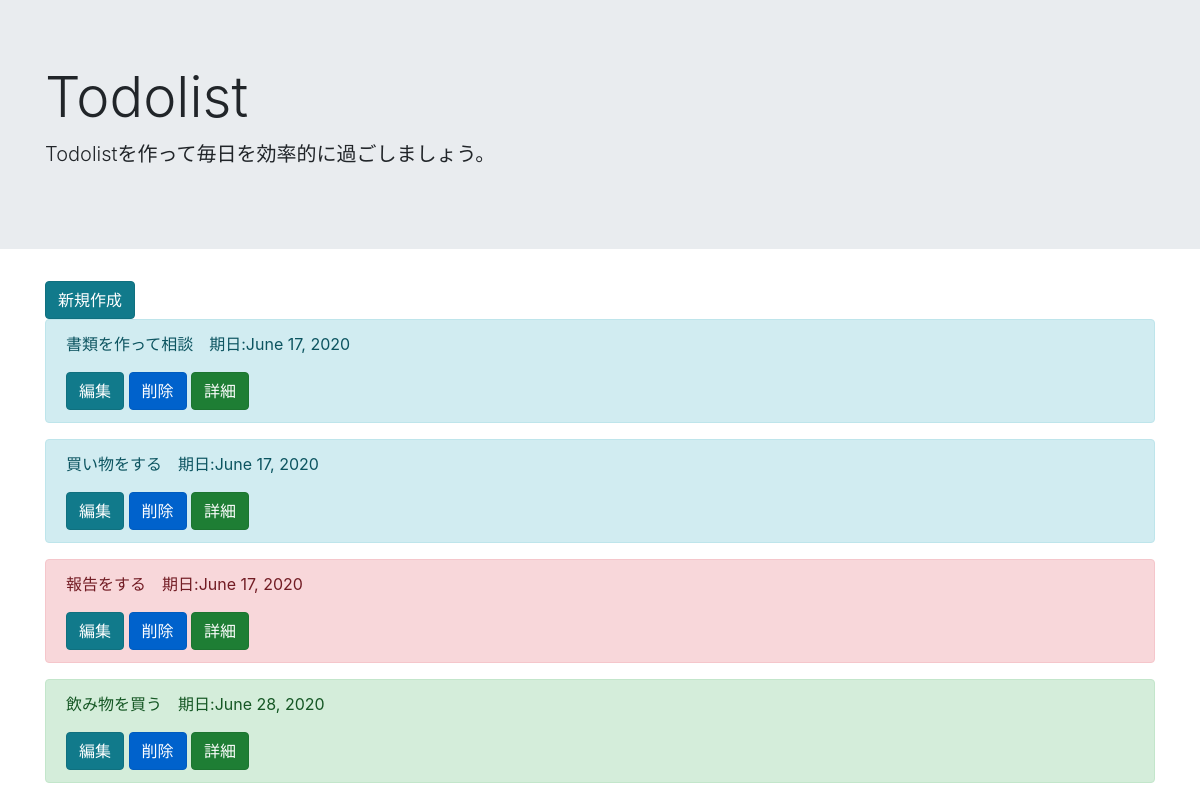
The page /list/ on the database as committed earlier.
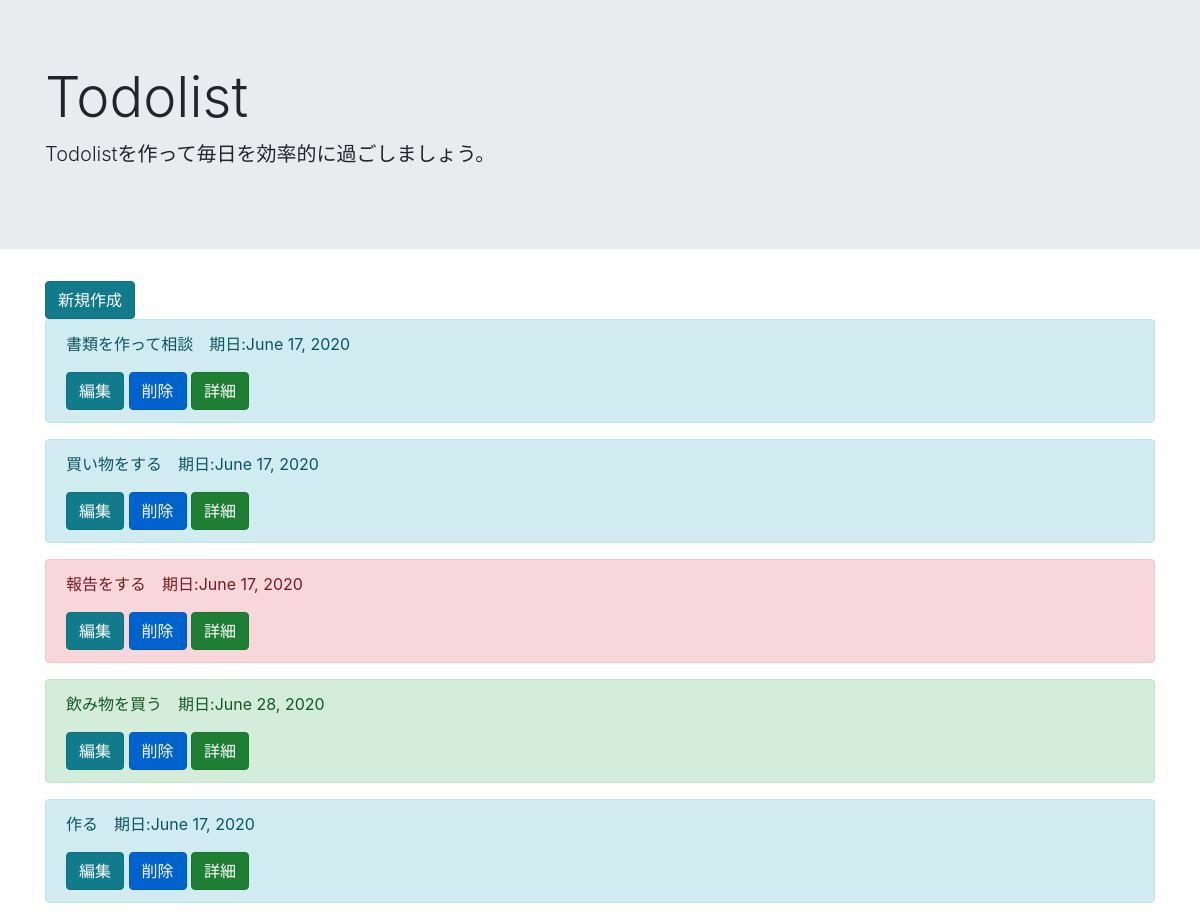
The same page on the database as committed later.
### todo/models.py (models this page shows, shortened)
class TodoModel(models.Model):
    title = models.CharField(max_length = 100)
    memo = models.TextField()
    priority = models.CharField(
        max_length = 50,
        choices = PRIORITY
    )
    duedate = models.DateField()

### todo/views.py (the view)
# urls.py: path('list/',TodoList.as_view(),name='list'),
class TodoList(ListView):
    template_name = 'list.html'
    model = TodoModel

### templates/list.html
{% extends 'base.html' %}
{% block header %}
    <div class="jumbotron jumbotron-fluid">
        <div class="container">
            <h1 class="display-4">Todolist</h1>
            <p class="lead">Todolistを作って毎日を効率的に過ごしましょう。</p>
        </div>
    </div>
{% endblock header %}
{% block content %}
<div class='container'>
    <a href="{% url 'create' %}" class="btn btn-info active" role="button" aria-pressed="true">新規作成</a>
    {% for item in object_list %}
        <div class="alert alert-{{ item.priority }}" role="alert">
            <p>{{ item.title }}　期日:{{ item.duedate }}</p>
            <a href="{% url 'update' item.pk %}" class="btn btn-info active" role="button" aria-pressed="true">編集</a>
            <a href="{% url 'delete' item.pk %}" class="btn btn-primary active" role="button" aria-pressed="true">削除</a>
            <a href="{% url 'detail' item.pk %}" class="btn btn-success active" role="button" aria-pressed="true">詳細</a>
        </div>
    {% endfor%}
</div>
{% endblock content %}

### templates/base.html (shortened to what this page needs)
<!doctype html>
<html lang="en">
  <head>
    <link rel="stylesheet" href="https://stackpath.bootstrapcdn.com/bootstrap/4.3.1/css/bootstrap.min.css">
  </head>
  <body>
    {% block header %}
    {% endblock header %}
    {% block content %}
    {% endblock content %}
  </body>
</html>

Rows that differ between the two databases and show on the page:
added TodoModel: title "作る", duedate "June 17, 2020"
